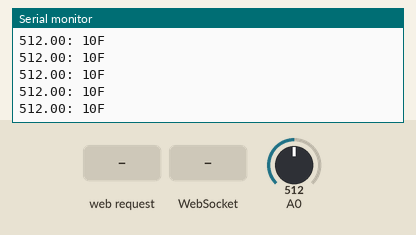
Recording of a sketch running on a simulated ESP8266 (NodeMCU). On the bench: the last lines printed to the serial monitor. The test bench sets the inputs (shaded band); at power-on: A0 = 512. Storage starts empty.

Above: at 2.2 s.
2.3 s: HTTP request GET / received
3.8 s: WebSocket text "#" received
5.3 s: A0 set to 716
At 6.2 s:
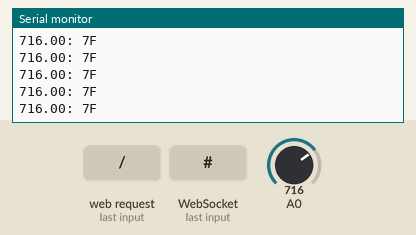
6.8 s: A0 set to 900
At 7.7 s:
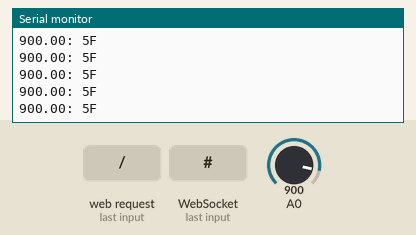
Timing chart, 0 to 9.3 s (numbered marks = the images above; inputs shaded):
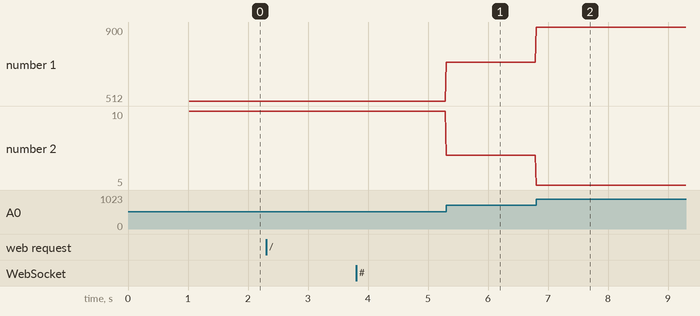

Measured:
- after the input at 5.3 s, the serial monitor: prints a new line at once (image 1)
- after the input at 6.8 s, the serial monitor: prints a new line at once (image 2)
- plotted number 1: 512 → 716 after the input at 5.3 s, 716 → 900 after the input at 6.8 s
- plotted number 2: 10 → 7 after the input at 5.3 s, 7 → 5 after the input at 6.8 s

The sketch:

Display_AP-JS.ino
```cpp
/* Create a WiFi access point and provide a web server on it so show temperature.
   Originally published by markingle on http://www.esp8266.com/viewtopic.php?p=47535
   Refactored and enhanced for Hackster.io by: M. Ray Burnette 20160620
   Arduino 1.6.9 on Linux Mint 64-bit version 17.3 compiled: 20160706 by Ray Burnette
    Sketch uses 284,865 bytes (27%) of program storage space. Maximum is 1,044,464 bytes.
    Global variables use 38,116 bytes (46%) of dynamic memory, leaving 43,836 bytes for local variables. Maximum is 81,920 bytes.
*/

#include <FS.h>
#include <WebSocketsServer.h>
#include "HelperFunctions.h"


void setup() {
  Serial.begin(115200);
  delay(1000);
  SPIFFS.begin();
  Serial.println(); Serial.print("Configuring access point...");
  setupWiFi();
  IPAddress myIP = WiFi.softAPIP();
  Serial.print("AP IP address: "); Serial.println(myIP);

  server.on("/", HTTP_GET, []() {
    handleFileRead("/");
  });

  server.onNotFound([]() {                          // Handle when user requests a file that does not exist
    if (!handleFileRead(server.uri()))
      server.send(404, "text/plain", "FileNotFound");
  });

  webSocket.begin();                                // start webSocket server
  webSocket.onEvent(webSocketEvent);                // callback function

  server.begin();
  Serial.println("HTTP server started");
  yield();
}

void loop() {
    static unsigned long l = 0;                     // only initialized once
    unsigned long t;                                // local var: type declaration at compile time

    t = millis();

    if((t - l) > 10) {                            // update temp every 5 seconds
        analogSample(); yield();
        webSocket.sendTXT(socketNumber, "wpMeter,Arduino," + temp_str + ",1");
        l = t;                                      // typical runtime this IF{} == 300uS - 776uS measured
        Serial.print( ADCvalue);Serial.println(": " + temp_str + "F");
        yield();
    }

    server.handleClient();
    webSocket.loop();
}
```

HelperFunctions.h
```cpp
/* Go to http:// 192.168.4.1 in a web browser
   connected to this access point to see it.
*/

#include <ESP8266WebServer.h>
#include <WebSocketsServer.h>

// Below variables are used for Steinhart-Hart and associated temperature calcs
// Refer to // https://arduinodiy.wordpress.com/2015/11/10/measuring-temperature-with-ntc-the-steinhart-hart-formula/
#define            SERIESRESISTOR  150000    //  Reduced current and scale to 0 - 1 Volts
#define            NOMINAL_RESIST  10000     // @25C
#define            NOMINAL_TEMP    25        // See above
#define            BCOEFFICIENT    3950      // need to verify for Vishay 10K NTC
float              ADCvalue      = 0.0;      // Initialized values have no meaning
float              Resistance    = 0.0;      //       ditto
float              steinhart     = 0.0;      //       ditto
float              temperature   = 0.0;      //       ditto
int                temp_int      = 0;        //       ditto
int                correction    = 49;       // adjust readings to measured by accurate digital thermometer
// Below variables are general global variables
uint8_t            socketNumber;
char               AP_NameChar[6];            // AP_NameString.length() + 1];
const char         WiFiAPPSK[]   = "";        // "put your password here before compiling"
String             AP_NameString = "ESPAP";
String             temp_str;


ESP8266WebServer server(80);
WebSocketsServer webSocket(81);               // Create a Websocket server


void handleRoot() {
  server.send(200, "text/html", "<h1>You are connected</h1>");
}


void webSocketEvent(uint8_t num, WStype_t type, uint8_t * payload, size_t lenght) {

  switch (type) {
    case WStype_DISCONNECTED:
      // Reset the control for sending samples of ADC to idle to allow for web server to respond.
      Serial.printf("[%u] Disconnected!\n", num);
      yield();
      break;

    case WStype_CONNECTED: {                  // Braces required http://stackoverflow.com/questions/5685471/error-jump-to-case-label
      IPAddress ip = webSocket.remoteIP(num);
      Serial.printf("[%u] Connected from %d.%d.%d.%d url: %s\n", num, ip[0], ip[1], ip[2], ip[3], payload);
      yield();
      socketNumber = num;
      break;
      }

    case WStype_TEXT:
      if (payload[0] == '#') {
        Serial.printf("[%u] get Text: %s\n", num, payload);
        yield();
      }
      break;

    case WStype_ERROR:
      Serial.printf("Error [%u] , %s\n", num, payload);
      yield();
  }
}


String getContentType(String filename) {
  yield();
  if (server.hasArg("download"))      return "application/octet-stream";
  else if (filename.endsWith(".htm")) return "text/html";
  else if (filename.endsWith(".html"))return "text/html";
  else if (filename.endsWith(".css")) return "text/css";
  else if (filename.endsWith(".js"))  return "application/javascript";
  else if (filename.endsWith(".png")) return "image/png";
  else if (filename.endsWith(".gif")) return "image/gif";
  else if (filename.endsWith(".jpg")) return "image/jpeg";
  else if (filename.endsWith(".ico")) return "image/x-icon";
  else if (filename.endsWith(".xml")) return "text/xml";
  else if (filename.endsWith(".pdf")) return "application/x-pdf";
  else if (filename.endsWith(".zip")) return "application/x-zip";
  else if (filename.endsWith(".gz"))  return "application/x-gzip";
  else if (filename.endsWith(".svg")) return "image/svg+xml";
  return "text/plain";
}


bool handleFileRead(String path) {
  Serial.println("handleFileRead: " + path);

  if (path.endsWith("/"))
  {
    path += "counter.html";
  }

  String contentType = getContentType(path);
  String pathWithGz = path + ".gz";
  Serial.println("PathFile: " + pathWithGz);

  if (SPIFFS.exists(pathWithGz) || SPIFFS.exists(path))
  {
    if (SPIFFS.exists(pathWithGz)) path += ".gz";
    File file = SPIFFS.open(path, "r");
    size_t sent = server.streamFile(file, contentType);
    file.close();
    return true;
  }
  yield();
  return false;
}


void setupWiFi()
{
  WiFi.mode(WIFI_AP);
  // char AP_NameChar[AP_NameString.length() + 1];
  memset(AP_NameChar, 0, AP_NameString.length() + 1);

  for (int i = 0; i <AP_NameString.length(); i++)
    AP_NameChar[i] = AP_NameString.charAt(i);
  yield();
  WiFi.softAP(AP_NameChar, WiFiAPPSK);
}


void analogSample()
{
    ADCvalue      = float(analogRead(A0));                   // Only analog pin on ESP8266
    temp_int = (1024*5) / ADCvalue;
    temp_str = String(temp_int);
    /*
    Resistance    = 1023 / ADCvalue - 1;                     // Current thermistor resistance
    Resistance    = SERIESRESISTOR / Resistance;
    steinhart     = Resistance / NOMINAL_RESIST;         // (R/Ro)
    steinhart     = log(steinhart);                          // ln(R/Ro)
    steinhart    /= BCOEFFICIENT;                            // 1/B * ln(R/Ro)
    steinhart    += 1.0 / (NOMINAL_TEMP + 273.15);    // + (1/To)
    steinhart     = 1.0 / steinhart;                         // Invert
    temperature   = steinhart - 273.15;                      // K ==> C
    temperature   = (temperature * 9.0) / 5.0 + 32.0;        // C ==> F
    temp_int      = round((temperature + correction) * 10) /10;
    temp_str      = String(temp_int);
    */
}
```
